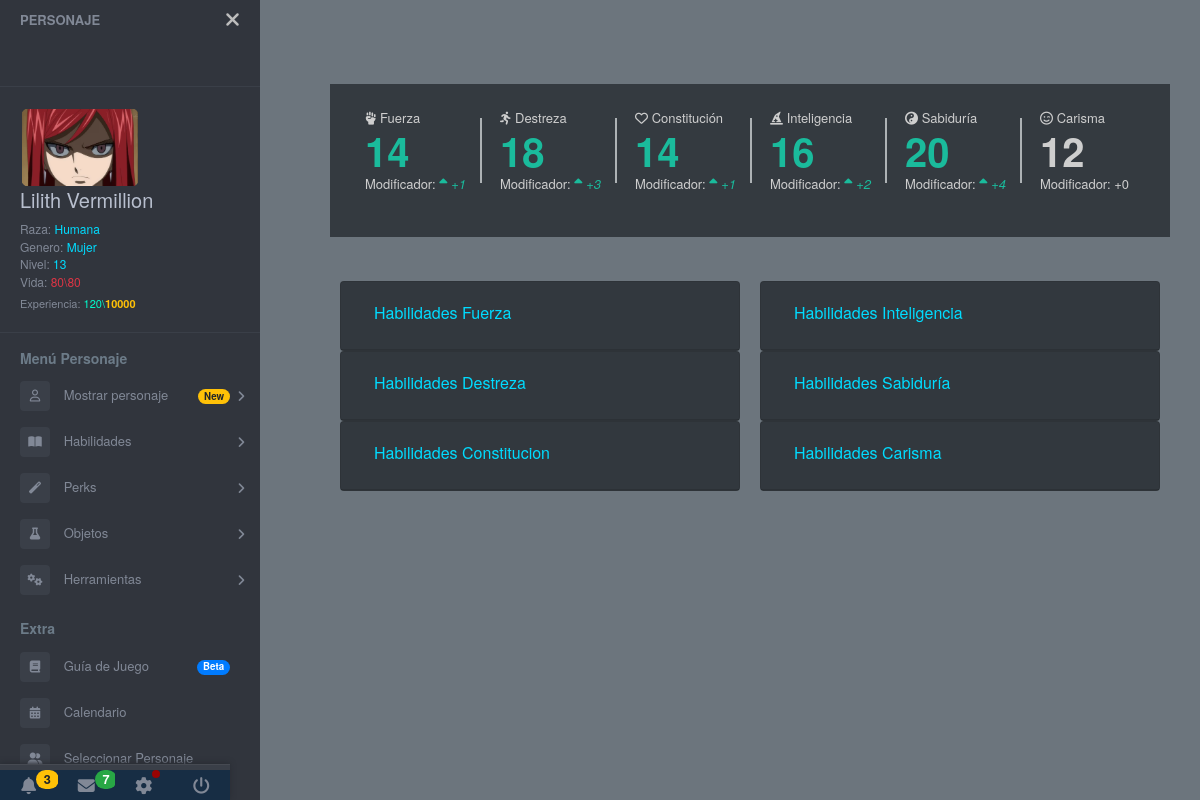
The page /core/showCharacter.php?actualCharacterId=1 (signed in) on the database its author committed.
### tables this page shows
CREATE TABLE `characterpj` (
  `id` int(10) NOT NULL,
  `name` varchar(255) NOT NULL,
  `raze` varchar(255) NOT NULL,
  `gender` varchar(255) DEFAULT NULL,
  `level` int(10) NOT NULL,
  `actualExperience` int(20) NOT NULL,
  `cthulhuKnowledge` int(10) NOT NULL,
  `inspiration` int(10) NOT NULL,
  `actualStress` int(10) NOT NULL,
  `strengthBase` int(10) NOT NULL,
  `dexterityBase` int(10) NOT NULL,
  `constitutionBase` int(10) NOT NULL,
  `inteligenceBase` int(10) NOT NULL,
  `wisdomBase` int(10) NOT NULL,
  `charismaBase` int(10) NOT NULL,
  `velocityBase` int(10) NOT NULL,
  `biography` text DEFAULT NULL,
  `createDate` date DEFAULT NULL,
  `updateDate` date DEFAULT NULL,
  `deleteDate` date DEFAULT NULL,
  `idUser` int(11) DEFAULT NULL
);

### models/characterDAO.php (called while the page is built, shortened)
<?php
class characterDAO
{
    var $id;
    var $mysqli;
    function __construct()
    {
        include_once 'accesDB.php';
        $this->mysqli = ConnectDB();
    }
    function getCharacter()
    {
        $sql = "SELECT * from characterpj WHERE id=$this->id";
        $toRet = $this->mysqli->query($sql);
        return mysqli_fetch_assoc($toRet);
    }
    function setId($id)
    {
        $this->id = $id;
    }
}

### models/accesDB.php (called while the page is built)
<?php
function ConnectDB()
{
    $mysqli = new mysqli("localhost","userDNC","userDNC","dungeonscthulhu");
	if ($mysqli->connect_errno) {
        echo "Can´t access to DB";
        return false;
	}
	else{
        $mysqli->set_charset("utf8");
		return $mysqli;
	}
}
?>

### view/showCharacter.php (the view, shortened to what this page needs)
<link href="../resources/css/custom.min.css" rel="stylesheet">
<div class="row my-4">
    <div class="tile_count col-xl-12 py-4 bg-dark text-molon">
        <div class="col-xl-2 col-lg-2 col-md-4 col-sm-4 tile_stats_count">
            <span class="count_top"><i class="fas fa-fist-raised"></i> Fuerza</span>
            <div class="count <?php if ($data["strengthBase"] > 12) {
                                    echo "green";
                                } else {
                                    if ($data["strengthBase"] < 12) {
                                        echo "red";
                                    } else {
                                        echo "gray";
                                    }
                                } ?>"><?php echo $data["strengthBase"]; ?></div>
            <span class="count_bottom">Modificador:
                <?php
                if ($modifierArray[0] > 0) {
                    echo '<i class="green">
                    <i class="fa fa-sort-asc"></i>' . $modifierArray[0] .
                        '</i>';
                }
                ?>
            </span>
        </div>
        <div class="col-xl-2 col-lg-2 col-md-4 col-sm-4 tile_stats_count">
            <span class="count_top"><i class="fas fa-running"></i> Destreza</span>
            <div class="count <?php if ($data["dexterityBase"] > 12) {
                                    echo "green";
                                } else {
                                    if ($data["dexterityBase"] < 12) {
                                        echo "red";
                                    } else {
                                        echo "gray";
                                    }
                                } ?>"><?php echo $data["dexterityBase"]; ?></div>
            <span class="count_bottom">Modificador:
                <?php
                if ($modifierArray[1] > 0) {
                    echo '<i class="green">
                    <i class="fa fa-sort-asc"></i>' . $modifierArray[1] .
                        '</i>';
                }
                ?>
            </span>
        </div>
        <div class="col-xl-2 col-lg-2 col-md-4 col-sm-4 tile_stats_count">
            <span class="count_top"><i class="far fa-heart"></i> Constitución</span>
            <div class="count <?php if ($data["constitutionBase"] > 12) {
                                    echo "green";
                                } else {
                                    if ($data["constitutionBase"] < 12) {
                                        echo "red";
                                    } else {
                                        echo "gray";
                                    }
                                } ?>"><?php echo $data["constitutionBase"]; ?></div>
            <span class="count_bottom">Modificador:
                <?php
                if ($modifierArray[2] > 0) {
                    echo '<i class="green">
                    <i class="fa fa-sort-asc"></i>' . $modifierArray[2] .
                        '</i>';
                }
                ?>
            </span>
        </div>
        <div class="col-xl-2 col-lg-2 col-md-4 col-sm-4 tile_stats_count">
            <span class="count_top"><i class="fas fa-hat-wizard"></i> Inteligencia</span>
            <div class="count <?php if ($data["inteligenceBase"] > 12) {
                                    echo "green";
                                } else {
                                    if ($data["inteligenceBase"] < 12) {
                                        echo "red";
                                    } else {
                                        echo "gray";
                                    }
                                } ?>"><?php echo $data["inteligenceBase"]; ?></div>
            <span class="count_bottom">Modificador:
                <?php
                if ($modifierArray[3] > 0) {
                    echo '<i class="green">
                    <i class="fa fa-sort-asc"></i>' . $modifierArray[3] .
                        '</i>';
                }
                ?>
            </span>
        </div>
        <div class="col-xl-2 col-lg-2 col-md-4 col-sm-4 tile_stats_count">
            <span class="count_top"><i class="fas fa-yin-yang"></i> Sabiduría</span>
            <div class="count <?php if ($data["wisdomBase"] > 12) {
                                    echo "green";
                                } else {
                                    if ($data["wisdomBase"] < 12) {
                                        echo "red";
                                    } else {
                                        echo "gray";
                                    }
                                } ?>"><?php echo $data["wisdomBase"]; ?></div>
            <span class="count_bottom">Modificador:
                <?php
                if ($modifierArray[4] > 0) {
                    echo '<i class="green">
                    <i class="fa fa-sort-asc"></i>' . $modifierArray[4] .
                        '</i>';
                }
                ?>
            </span>
        </div>
        <div class="col-xl-2 col-lg-2 col-md-4 col-sm-4 tile_stats_count">
            <span class="count_top"><i class="far fa-smile-wink"></i> Carisma</span>
            <div class="count <?php if ($data["charismaBase"] > 12) {
                                    echo "green";
                                } else {
                                    if ($data["charismaBase"] < 12) {
                                        echo "red";
                                    } else {
                                        echo "gray";
                                    }
                                } ?>"><?php echo $data["charismaBase"]; ?></div>
            <span class="count_bottom">Modificador:
                <?php
                if ($modifierArray[5] > 0) {
                    echo '<i class="green">
                    <i class="fa fa-sort-asc"></i>' . $modifierArray[5] .
                        '</i>';
                } else {
                    if ($modifierArray[5] < 0) {
                        echo '<i class="red">
                        <i class="fa fa-sort-desc"></i>' . $modifierArray[5] .
                            '</i>';
                    } else {
                        echo $modifierArray[5] .
                            '</i>';
                    }
                }
                ?>
            </span>
        </div>
    </div>
</div>
<div class="col-xl-12 container">
    <div class="row">
        <div class="col-xl-6 col-md-12" id="accordion">
            <div class="card bg-dark">
                <div class="card-header" id="headingOne">
                    <h5 class="mb-0">
                        <button class="btn btn-link" data-toggle="collapse" data-target="#collapseOne" aria-expanded="false" aria-controls="collapseOne">
                            Habilidades Fuerza
                        </button>
                    </h5>
                </div>
            </div>
            <div class="card bg-dark">
                <div class="card-header" id="headingTwo">
                    <h5 class="mb-0">
                        <button class="btn btn-link" data-toggle="collapse" data-target="#collapseTwo" aria-expanded="false" aria-controls="collapseTwo">
                            Habilidades Destreza
                        </button>
                    </h5>
                </div>
            </div>
            <div class="card bg-dark">
                <div class="card-header" id="headingThree">
                    <h5 class="mb-0">
                        <button class="btn btn-link" data-toggle="collapse" data-target="#collapseThree" aria-expanded="false" aria-controls="collapseThree">
                            Habilidades Constitucion
                        </button>
                    </h5>
                </div>
            </div>
        </div>
        <div class="col-xl-6 col-md-12" id="accordion">
            <div class="card bg-dark">
                <div class="card-header" id="headingFour">
                    <h5 class="mb-0">
                        <button class="btn btn-link" data-toggle="collapse" data-target="#collapseFour" aria-expanded="false" aria-controls="collapseFour">
                            Habilidades Inteligencia
                        </button>
                    </h5>
                </div>
            </div>
            <div class="card bg-dark">
                <div class="card-header" id="headingFive">
                    <h5 class="mb-0">
                        <button class="btn btn-link" data-toggle="collapse" data-target="#collapseFive" aria-expanded="false" aria-controls="collapseFive">
                            Habilidades Sabiduría
                        </button>
                    </h5>
                </div>
            </div>
            <div class="card bg-dark">
                <div class="card-header" id="headingSix">
                    <h5 class="mb-0">
                        <button class="btn btn-link" data-toggle="collapse" data-target="#collapseSix" aria-expanded="false" aria-controls="collapseSix">
                            Habilidades Carisma
                        </button>
                    </h5>
                </div>
            </div>
        </div>
    </div>
</div>

### resources/css/lateralBar.css (style rules this page uses)
body { font-size: 0.9rem; }

### resources/css/core.css (style rules this page uses)
body, html { height: 100%; }

### rows shown on the page
characterpj: strengthBase "14", wisdomBase "18", constitutionBase "14", inteligenceBase "16", charismaBase "12"

### other values the page prints
$_SESSION["actualCharacterName"] "Lilith Vermillion"
$_SESSION["actualCharacterRaze"] "Humana"
$_SESSION["actualCharacterGender"] "Mujer"
$_SESSION["actualCharacterLvl"] "13"
$_SESSION["life"] "80"
$_SESSION["actualCharacterExp"] "120"
$_SESSION["nextLevel"] "10000"
$modifierArray[0] "+1"
$modifierArray[1] "+3"
$modifierArray[2] "+1"
$modifierArray[3] "+2"
$data["wisdomBase"] "20"
$modifierArray[4] "+4"
$modifierArray[5] "+0"
